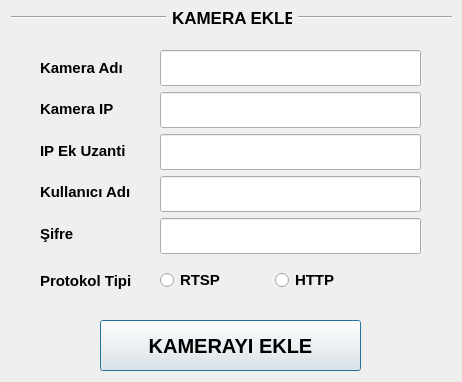
<?xml version="1.0" encoding="UTF-8"?>
<ui version="4.0">
 <class>Dialog</class>
 <widget class="QDialog" name="Dialog">
  <property name="geometry">
   <rect>
    <x>0</x>
    <y>0</y>
    <width>462</width>
    <height>382</height>
   </rect>
  </property>
  <property name="minimumSize">
   <size>
    <width>462</width>
    <height>382</height>
   </size>
  </property>
  <property name="maximumSize">
   <size>
    <width>462</width>
    <height>382</height>
   </size>
  </property>
  <property name="windowTitle">
   <string>Dialog</string>
  </property>
  <widget class="QPushButton" name="buttonAddCamera">
   <property name="geometry">
    <rect>
     <x>100</x>
     <y>320</y>
     <width>261</width>
     <height>51</height>
    </rect>
   </property>
   <property name="minimumSize">
    <size>
     <width>261</width>
     <height>51</height>
    </size>
   </property>
   <property name="maximumSize">
    <size>
     <width>261</width>
     <height>51</height>
    </size>
   </property>
   <property name="font">
    <font>
     <pointsize>15</pointsize>
     <weight>75</weight>
     <bold>true</bold>
    </font>
   </property>
   <property name="text">
    <string>KAMERAYI EKLE</string>
   </property>
  </widget>
  <widget class="QWidget" name="layoutWidget">
   <property name="geometry">
    <rect>
     <x>160</x>
     <y>260</y>
     <width>231</width>
     <height>41</height>
    </rect>
   </property>
   <layout class="QHBoxLayout" name="horizontalLayout">
    <property name="spacing">
     <number>0</number>
    </property>
    <item>
     <widget class="QRadioButton" name="radioButtonRtsp">
      <property name="minimumSize">
       <size>
        <width>115</width>
        <height>22</height>
       </size>
      </property>
      <property name="maximumSize">
       <size>
        <width>115</width>
        <height>22</height>
       </size>
      </property>
      <property name="font">
       <font>
        <pointsize>11</pointsize>
        <weight>75</weight>
        <bold>true</bold>
       </font>
      </property>
      <property name="text">
       <string>RTSP</string>
      </property>
     </widget>
    </item>
    <item>
     <widget class="QRadioButton" name="radioButtonHttp">
      <property name="minimumSize">
       <size>
        <width>114</width>
        <height>22</height>
       </size>
      </property>
      <property name="maximumSize">
       <size>
        <width>114</width>
        <height>22</height>
       </size>
      </property>
      <property name="font">
       <font>
        <pointsize>11</pointsize>
        <weight>75</weight>
        <bold>true</bold>
       </font>
      </property>
      <property name="text">
       <string>HTTP</string>
      </property>
     </widget>
    </item>
   </layout>
  </widget>
  <widget class="QLabel" name="labelProtocolType">
   <property name="geometry">
    <rect>
     <x>40</x>
     <y>260</y>
     <width>96</width>
     <height>42</height>
    </rect>
   </property>
   <property name="font">
    <font>
     <pointsize>11</pointsize>
     <weight>75</weight>
     <bold>true</bold>
    </font>
   </property>
   <property name="text">
    <string>Protokol Tipi</string>
   </property>
  </widget>
  <widget class="QWidget" name="layoutWidget">
   <property name="geometry">
    <rect>
     <x>40</x>
     <y>50</y>
     <width>102</width>
     <height>201</height>
    </rect>
   </property>
   <layout class="QVBoxLayout" name="verticalLayout">
    <item>
     <widget class="QLabel" name="labelCameraName">
      <property name="minimumSize">
       <size>
        <width>100</width>
        <height>0</height>
       </size>
      </property>
      <property name="font">
       <font>
        <pointsize>11</pointsize>
        <weight>75</weight>
        <bold>true</bold>
       </font>
      </property>
      <property name="text">
       <string>Kamera Adı</string>
      </property>
     </widget>
    </item>
    <item>
     <widget class="QLabel" name="labelCameraIP">
      <property name="font">
       <font>
        <pointsize>11</pointsize>
        <weight>75</weight>
        <bold>true</bold>
       </font>
      </property>
      <property name="text">
       <string>Kamera IP</string>
      </property>
     </widget>
    </item>
    <item>
     <widget class="QLabel" name="labelCameraIPAddition">
      <property name="font">
       <font>
        <pointsize>11</pointsize>
        <weight>75</weight>
        <bold>true</bold>
       </font>
      </property>
      <property name="text">
       <string>IP Ek Uzanti</string>
      </property>
     </widget>
    </item>
    <item>
     <widget class="QLabel" name="labelUsername">
      <property name="font">
       <font>
        <pointsize>11</pointsize>
        <weight>75</weight>
        <bold>true</bold>
       </font>
      </property>
      <property name="text">
       <string>Kullanıcı Adı</string>
      </property>
     </widget>
    </item>
    <item>
     <widget class="QLabel" name="labelPassword">
      <property name="font">
       <font>
        <pointsize>11</pointsize>
        <weight>75</weight>
        <bold>true</bold>
       </font>
      </property>
      <property name="text">
       <string>Şifre</string>
      </property>
     </widget>
    </item>
   </layout>
  </widget>
  <widget class="QWidget" name="layoutWidget">
   <property name="geometry">
    <rect>
     <x>11</x>
     <y>1</y>
     <width>441</width>
     <height>33</height>
    </rect>
   </property>
   <layout class="QHBoxLayout" name="horizontalLayout_2">
    <item>
     <widget class="Line" name="line">
      <property name="orientation">
       <enum>Qt::Horizontal</enum>
      </property>
     </widget>
    </item>
    <item>
     <widget class="QLabel" name="labelAddCamera">
      <property name="minimumSize">
       <size>
        <width>0</width>
        <height>0</height>
       </size>
      </property>
      <property name="maximumSize">
       <size>
        <width>120</width>
        <height>31</height>
       </size>
      </property>
      <property name="font">
       <font>
        <pointsize>13</pointsize>
        <weight>75</weight>
        <bold>true</bold>
        <underline>false</underline>
        <strikeout>false</strikeout>
        <kerning>true</kerning>
       </font>
      </property>
      <property name="text">
       <string>KAMERA EKLE</string>
      </property>
     </widget>
    </item>
    <item>
     <widget class="Line" name="line_2">
      <property name="orientation">
       <enum>Qt::Horizontal</enum>
      </property>
     </widget>
    </item>
   </layout>
  </widget>
  <widget class="QWidget" name="layoutWidget">
   <property name="geometry">
    <rect>
     <x>160</x>
     <y>50</y>
     <width>263</width>
     <height>206</height>
    </rect>
   </property>
   <layout class="QVBoxLayout" name="verticalLayout_2">
    <item>
     <widget class="QLineEdit" name="editCameraName">
      <property name="minimumSize">
       <size>
        <width>261</width>
        <height>36</height>
       </size>
      </property>
      <property name="maximumSize">
       <size>
        <width>261</width>
        <height>36</height>
       </size>
      </property>
      <property name="font">
       <font>
        <pointsize>12</pointsize>
       </font>
      </property>
      <property name="text">
       <string/>
      </property>
      <property name="clearButtonEnabled">
       <bool>true</bool>
      </property>
     </widget>
    </item>
    <item>
     <widget class="QLineEdit" name="editCameraIP">
      <property name="minimumSize">
       <size>
        <width>261</width>
        <height>36</height>
       </size>
      </property>
      <property name="maximumSize">
       <size>
        <width>261</width>
        <height>36</height>
       </size>
      </property>
      <property name="font">
       <font>
        <pointsize>12</pointsize>
       </font>
      </property>
      <property name="text">
       <string/>
      </property>
      <property name="clearButtonEnabled">
       <bool>true</bool>
      </property>
     </widget>
    </item>
    <item>
     <widget class="QLineEdit" name="editCameraIPAddition">
      <property name="minimumSize">
       <size>
        <width>261</width>
        <height>36</height>
       </size>
      </property>
      <property name="maximumSize">
       <size>
        <width>261</width>
        <height>36</height>
       </size>
      </property>
      <property name="font">
       <font>
        <pointsize>12</pointsize>
       </font>
      </property>
      <property name="clearButtonEnabled">
       <bool>true</bool>
      </property>
     </widget>
    </item>
    <item>
     <widget class="QLineEdit" name="editUsername">
      <property name="minimumSize">
       <size>
        <width>261</width>
        <height>36</height>
       </size>
      </property>
      <property name="maximumSize">
       <size>
        <width>261</width>
        <height>36</height>
       </size>
      </property>
      <property name="font">
       <font>
        <pointsize>12</pointsize>
       </font>
      </property>
      <property name="clearButtonEnabled">
       <bool>true</bool>
      </property>
     </widget>
    </item>
    <item>
     <widget class="QLineEdit" name="editPassword">
      <property name="minimumSize">
       <size>
        <width>261</width>
        <height>36</height>
       </size>
      </property>
      <property name="maximumSize">
       <size>
        <width>261</width>
        <height>36</height>
       </size>
      </property>
      <property name="font">
       <font>
        <pointsize>12</pointsize>
       </font>
      </property>
      <property name="clearButtonEnabled">
       <bool>true</bool>
      </property>
     </widget>
    </item>
   </layout>
  </widget>
 </widget>
 <resources/>
 <connections/>
</ui>
